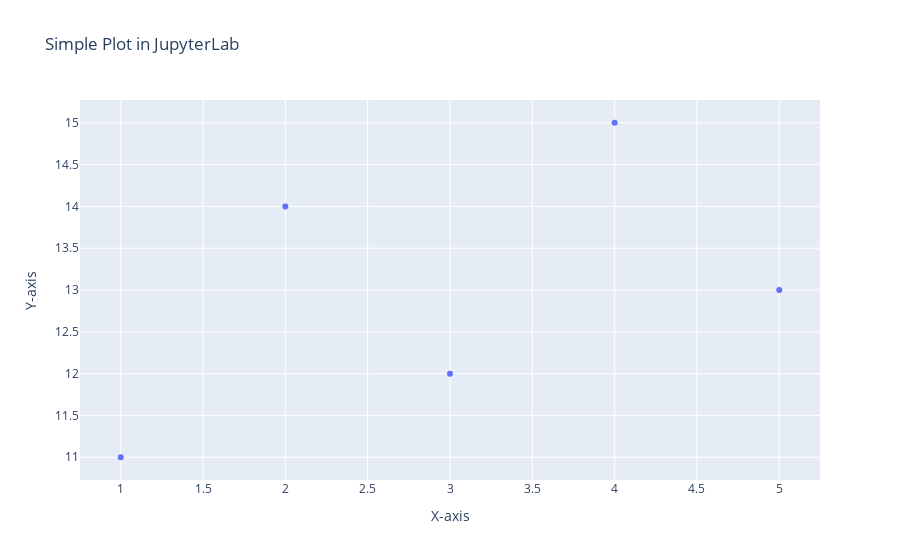

The notebook cell saved with this chart:
### Code cell
# Activate Plotly in offline mode
pyo.init_notebook_mode(connected=True)

# Data
x = [1, 2, 3, 4, 5]
y = [11, 14, 12, 15, 13]

# Create a Plotly graph
data = [go.Scatter(x=x, y=y, mode='markers')]
layout = go.Layout(title='Simple Plot in JupyterLab', xaxis=dict(title='X-axis'), yaxis=dict(title='Y-axis'))
fig = go.Figure(data=data, layout=layout)

# Display the figure
pyo.iplot(fig)

### Figure 1 — Plotly figure (JSON) as saved in the notebook; plotly's stock layout.template omitted (floating-point values rounded to 4 significant figures)
{"data": [{"mode": "markers", "type": "scatter", "x": [1, 2, 3, 4, 5], "y": [11, 14, 12, 15, 13]}], "layout": {"autosize": true, "title": {"text": "Simple Plot in JupyterLab"}, "xaxis": {"autorange": true, "range": [0.7614, 5.239], "title": {"text": "X-axis"}, "type": "linear"}, "yaxis": {"autorange": true, "range": [10.67, 15.33], "title": {"text": "Y-axis"}, "type": "linear"}}}
